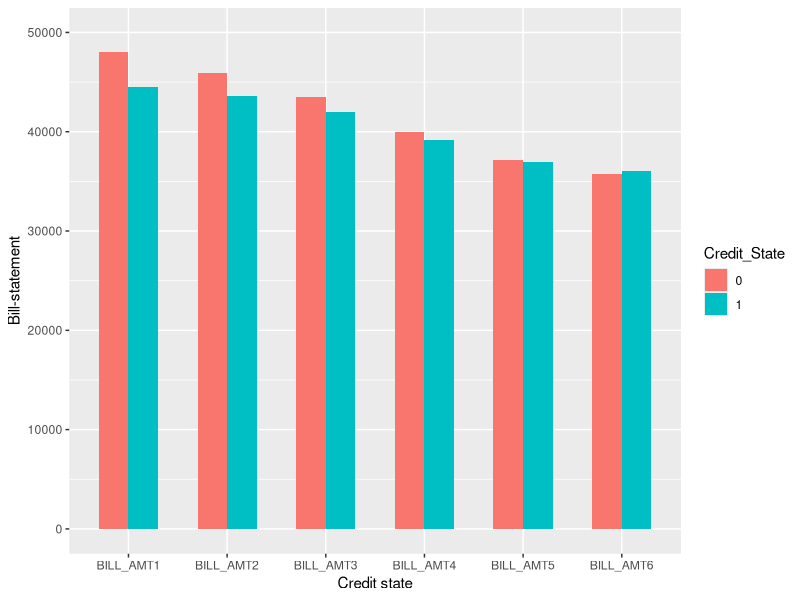
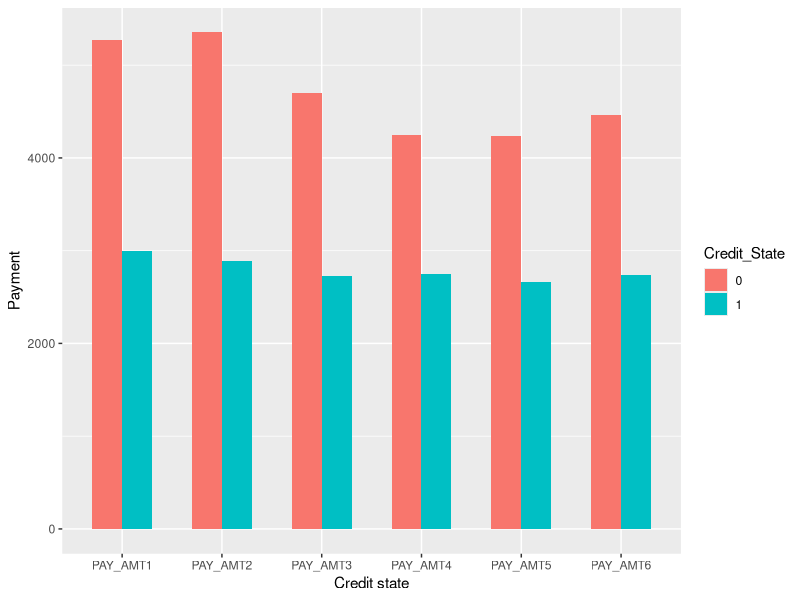

Recreate these plots in R, in order.
library(ggplot2)
library(reshape2)
#read data
clean.df<-read.csv("cleanCredit.csv")
#meke plot to see the different of "good" and "default" class of response variable#
temp<-aggregate(clean.df[,c(12:17)],
                list(clean.df$default.payment.next.month),mean)
temp<-melt(temp,1)
temp[,1]<-factor(temp[,1])
colnames(temp)[1]<-"Credit_State"
ggplot(data=temp,aes(variable,value,fill=Credit_State))+
  geom_bar(stat="identity",position="dodge",width = .6)+xlab("Credit state")+ylab("Bill-statement")+
  ylim(c(0,50000))


temp<-aggregate(clean.df[,c(18:23)],
                list(clean.df$default.payment.next.month),mean)
temp<-melt(temp,1)
temp[,1]<-factor(temp[,1])
colnames(temp)[1]<-"Credit_State"
ggplot(data=temp,aes(variable,value,fill=Credit_State))+
  geom_bar(stat="identity",position="dodge",width = .6)+xlab("Credit state")+ylab("Payment")

